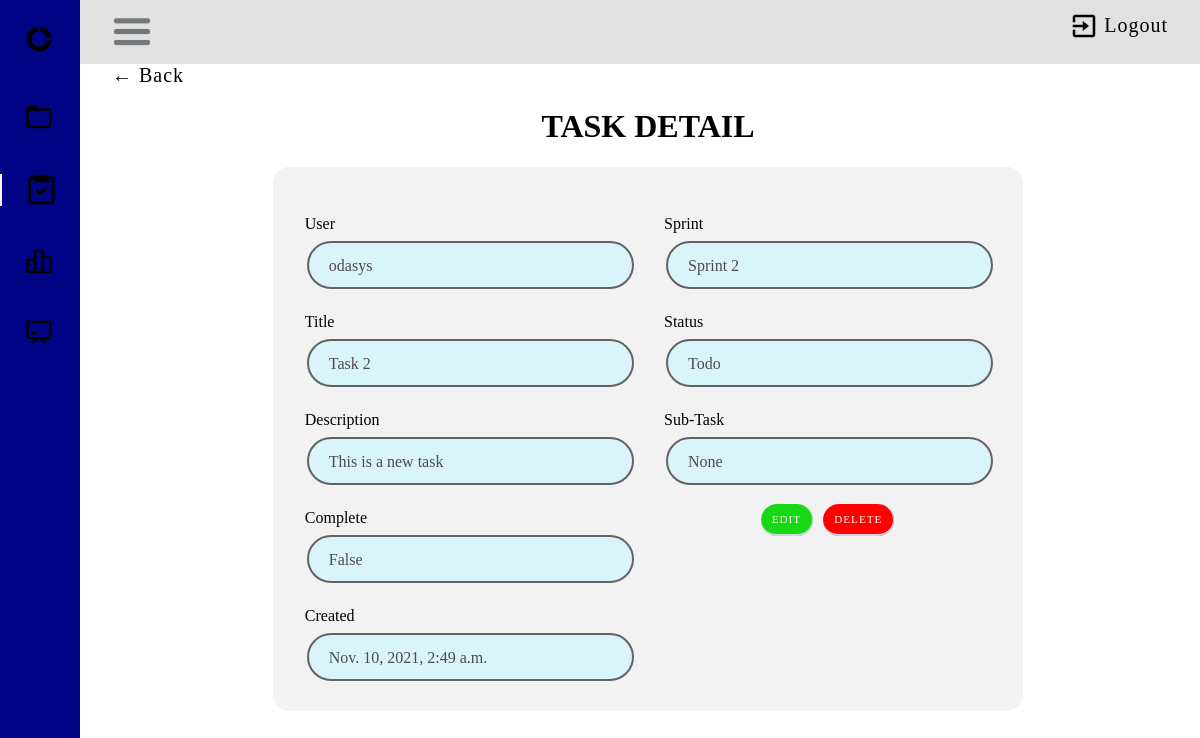
Page /task/2/ (signed in) on the earlier database version.
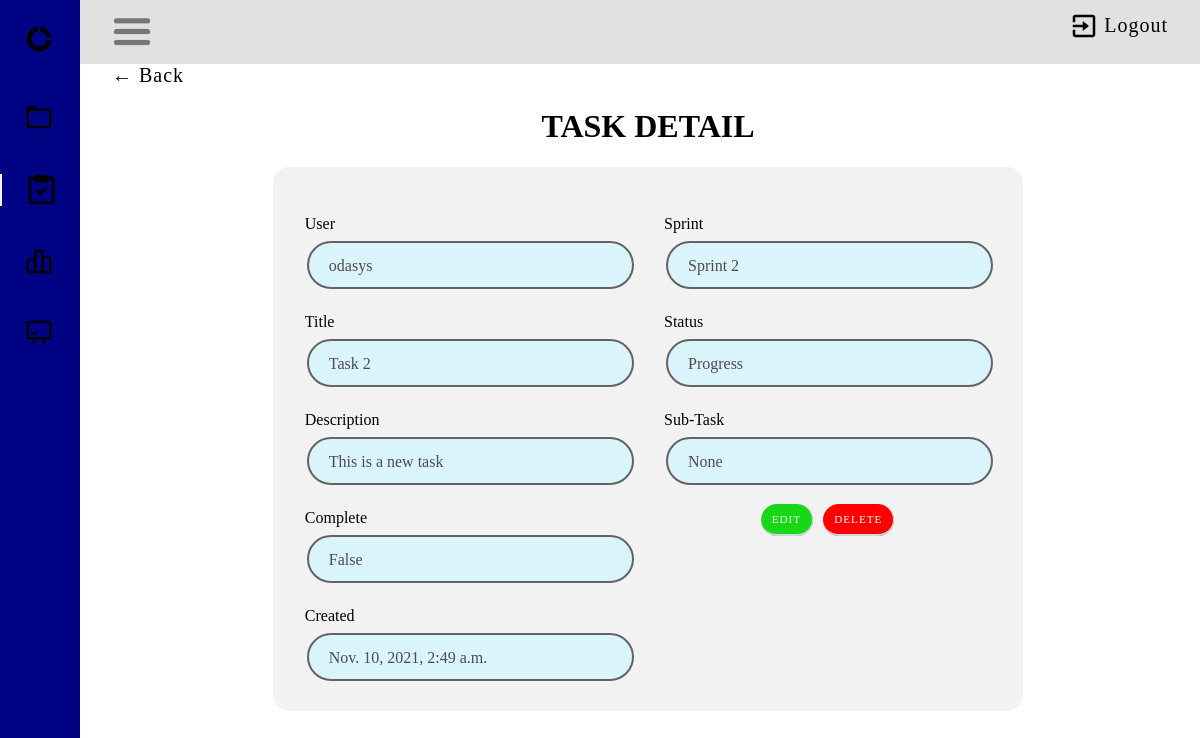
Same page on the later database version.
### taskManager/models.py (models this page shows, shortened)
class Task(models.Model):
    STATUS_CHOICES = (
        ('Todo', 'Todo'),
    ('Progress', 'Progress'),
    ('Review', 'Review'),
    ('Done', 'Done'),
    )
    user = models.ForeignKey(User, on_delete=models.CASCADE, null=True, blank=False)
    title = models.CharField(max_length=200)
    description = models.TextField(null=True, blank=True)
    complete = models.BooleanField(default=False)
    created = models.DateTimeField(auto_now_add=True)
    sprint = models.ForeignKey(Sprint, on_delete=models.CASCADE, blank=True, null=True)
    status = models.CharField(max_length=30, choices=STATUS_CHOICES)
    subtask = models.ForeignKey('self',on_delete=models.CASCADE, null=True, blank=True)
    class Meta:
        ordering = ['title']

class Sprint(models.Model):
    name = models.CharField(max_length=50, blank=True, default='')
    description = models.TextField(blank=True, default='')
    start = models.DateTimeField(unique=True)
    Duration= models.DurationField()
    end = models.DateField(unique=True)
    project = models.ForeignKey(Project, on_delete=models.CASCADE, null=False)
    def __str__(self):
        return self.name or ('Sprint ending %s') % self.end
    class Meta:
        ordering = ['name']

### taskManager/view/task/views.py (the view)
# urls.py: path('task/<int:pk>/', TaskDetail.as_view(), name='task'),
class TaskDetail(LoginRequiredMixin, DetailView):
    model = Task
    context_object_name = 'tasks'
    template_name = 'task/main.html'

### taskManager/templates/task/main.html (shortened to what this page needs)
{% load crispy_forms_tags %}
{% block content %}
{% load static %}
<!DOCTYPE html>
<html lang="en">
    <head>
        <link rel="stylesheet" href="{% static 'css/home.css' %}">
        <link rel="stylesheet" href="{% static 'css/task.css' %}">
        <link rel="stylesheet" href="{% static 'css/task_detail.css' %}">
    </head>
    <div id="body-pd">
        <header class="header" id="header">
            <div class="header_toggle">
                <img class="bx bx-menu" id="header-toggle" width="40px" src="/static/images/burger-menu.jpg" alt="burger menu">
            <div class="header-logout">
                <img class="exit-icon" src="/static/images/exit.png" alt="burger menu">
                {% if request.user.is_authenticated %}
                    <a class="header-text" href="{% url 'user_logout' %}">Logout</a>
                {% else %}
                    <a class="header-text" href="{% url 'user_login' %}">Login</a>
                {% endif %}
            </div>
        </div>
        </header>
        <div class="l-navbar" id="nav-bar">
            <nav class="nav">
                <div>
                    <a href="#" class="nav_logo">
                        <img class="bx bx-menu" id="header-toggle" width="30px" src="/static/images/app-icon.png" alt="burger menu">
                    </a>
                    <div class="nav_list">
                        <a href="{% url 'project_list' %}" class="nav_link">
                            <img width="30px" src="/static/images/folder-icon.png" alt="burger menu">
                        </a>
                        <a href="{% url 'tasks' %}" class="nav_link active">
                            <img width="35px" src="/static/images/task-icon.png" alt="burger menu">
                        </a>
                        <a href="{% url 'sprint_list' %}" class="nav_link">
                            <img width="30px" src="/static/images/backlog-icon.png" alt="burger menu">
                        </a>
                        <a href="{% url 'board' %}" class="nav_link">
                            <img width="30px" src="/static/images/board-icon.png" alt="burger menu">
                        </a>
                    </div>
                </div>
            </nav>
        </div>
    </div>
    <div class="header-back-button">
        <a href="{% url 'tasks' %}">&#8592; Back</a>
    </div>
    <body>
        <h1 class="task-title"> TASK DETAIL</h1>
        <div class="background-form">
            <div class="row">
                <div class="column">
                    <div><p>User <span class="info">{{tasks.user}}</span></p></div>
                    <div><p>Title <span class="info">{{tasks.title}}</span></p></div>
                    <div><p>Description <span class="info">{{tasks.description}}</span></p></div>
                    <div><p>Complete <span class="info">{{tasks.complete}}</span></p></div>
                    <div><p>Created <span class="info">{{tasks.created}}</span></p></div>
                </div>
                <div class="column">
                    <div><p>Sprint <span class="info">{{tasks.sprint}}</span></p></div>
                    <div><p>Status <span class="info">{{tasks.status}}</span></p></div>
                    <div><p>Sub-Task <span class="info">{{tasks.subtask}}</span></p></div>
                    <div  class="task-title" style="margin: 12px 0px;">
                        <span><a href="{% url 'task_update' tasks.pk %}" class="btn btn-style btn-edit">Edit</a> </span>
                        <span><a href="{% url 'task_delete' tasks.pk %}" class="btn btn-style btn-delete">Delete</a> </span>
                    </div>
                </div>
            </div>
        </div>
    </body>
</html>
{% endblock content %}

Differences in the rows shown:
changed Task "Task 2": status "Todo" → "Progress"
